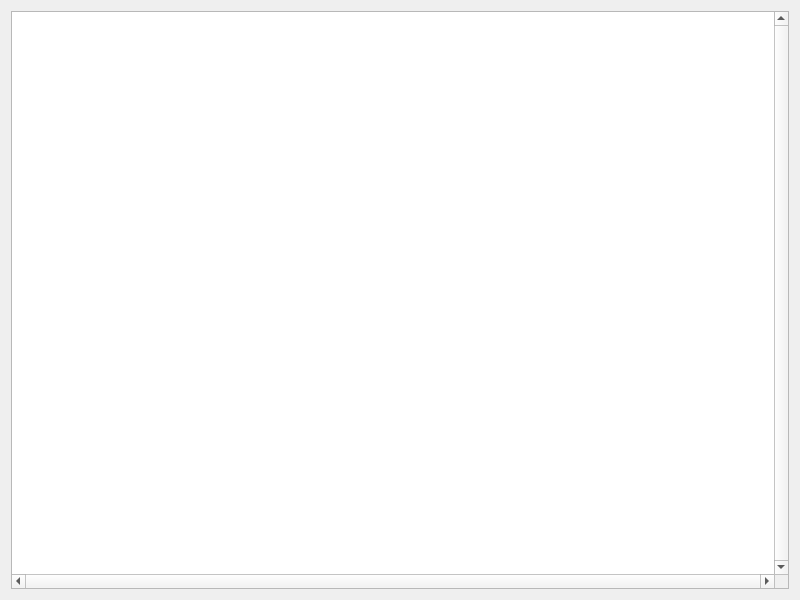
<?xml version="1.0" encoding="UTF-8"?>
<ui version="4.0">
 <class>Widget</class>
 <widget class="QWidget" name="Widget">
  <property name="geometry">
   <rect>
    <x>0</x>
    <y>0</y>
    <width>800</width>
    <height>600</height>
   </rect>
  </property>
  <property name="windowTitle">
   <string>Widget</string>
  </property>
  <layout class="QVBoxLayout" name="verticalLayout">
   <item>
    <widget class="QTreeView" name="treeView">
     <property name="verticalScrollBarPolicy">
      <enum>Qt::ScrollBarAlwaysOn</enum>
     </property>
     <property name="horizontalScrollBarPolicy">
      <enum>Qt::ScrollBarAlwaysOn</enum>
     </property>
     <property name="sizeAdjustPolicy">
      <enum>QAbstractScrollArea::AdjustToContents</enum>
     </property>
     <property name="animated">
      <bool>true</bool>
     </property>
    </widget>
   </item>
  </layout>
 </widget>
 <resources/>
 <connections/>
</ui>
